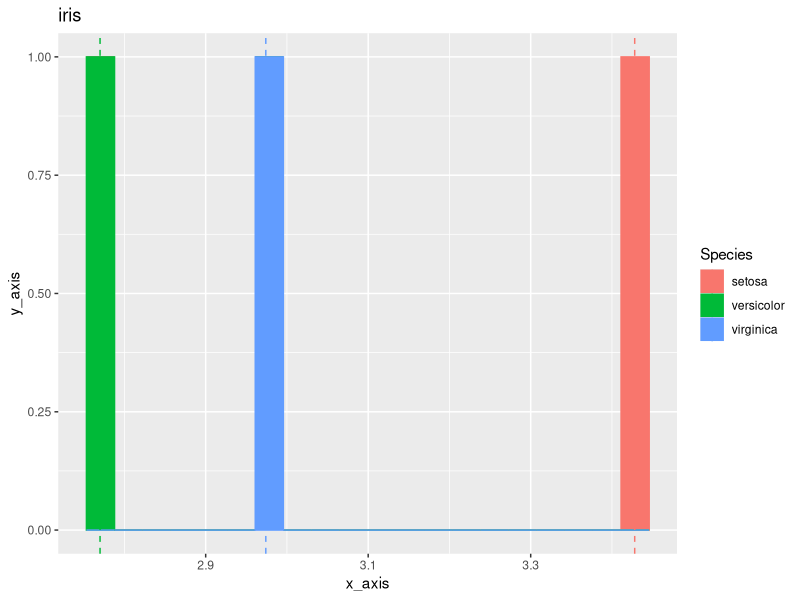

Source code (R): (Note: this script raises an error after producing the figure.)
library(magrittr)
library(datasets)
library(ggplot2)
library(GGally)
#list <- c(1, 3, 5, 2.5, .6, 3.1, 10, 4.2, 7, 2) 
list10 <- 1:10
print(list10)


list10 %<>% log2() %<>% sin() %<>% sum() %<>% sqrt()
print(list10)

data(iris)
agg <- iris %<>% aggregate(. ~ Species, .,mean)
print(agg)
data(iris)
irs_val <- ggplot(iris,aes(x = Sepal.Width)) + 
    geom_histogram(aes(fill=Species, color = Species), bins = 20)+
    geom_vline(data = agg, aes(xintercept = Sepal.Width, color=Species),
    linetype='dashed') + labs(x='x_axis',y='y_axis', title ='iris')

ggsave("rplot.jpg",plot = irs_val)

irs_val <- ggpairs(data=iris, aes(fill = Species, color = Species))
ggsave("pairplot.jpg",plot = irs_val)


x <- iris[,1:4]
y <- iris[,5]

sum_sqr <- c()
for(i in 1:10)
{
    kmeans_result <-kmeans(x,i)
    sum_sqr <- append(sum_sqr,kmeans_result$tot.withinss)
}


a <- ggplot(data.frame(iteration=1:length(sum_sqr), value = sum_sqr),aes(x=iteration, y=sum_sqr)) + geom_line()
ggsave("plot1_zad3.jpg", plot=a)


a <- ggplot(iris,aes(x=Sepal.Width, y=Petal.Width, color = kmeans_result$cluster)) +geom_point()
ggsave("plot2_zad3.jpg", plot=a)

a <- ggplot(iris, aes(x=Sepal.Width,y = Petal.Width, color=Species)) + geom_point()
ggsave("plot3_zad3.jpg", plot = a)